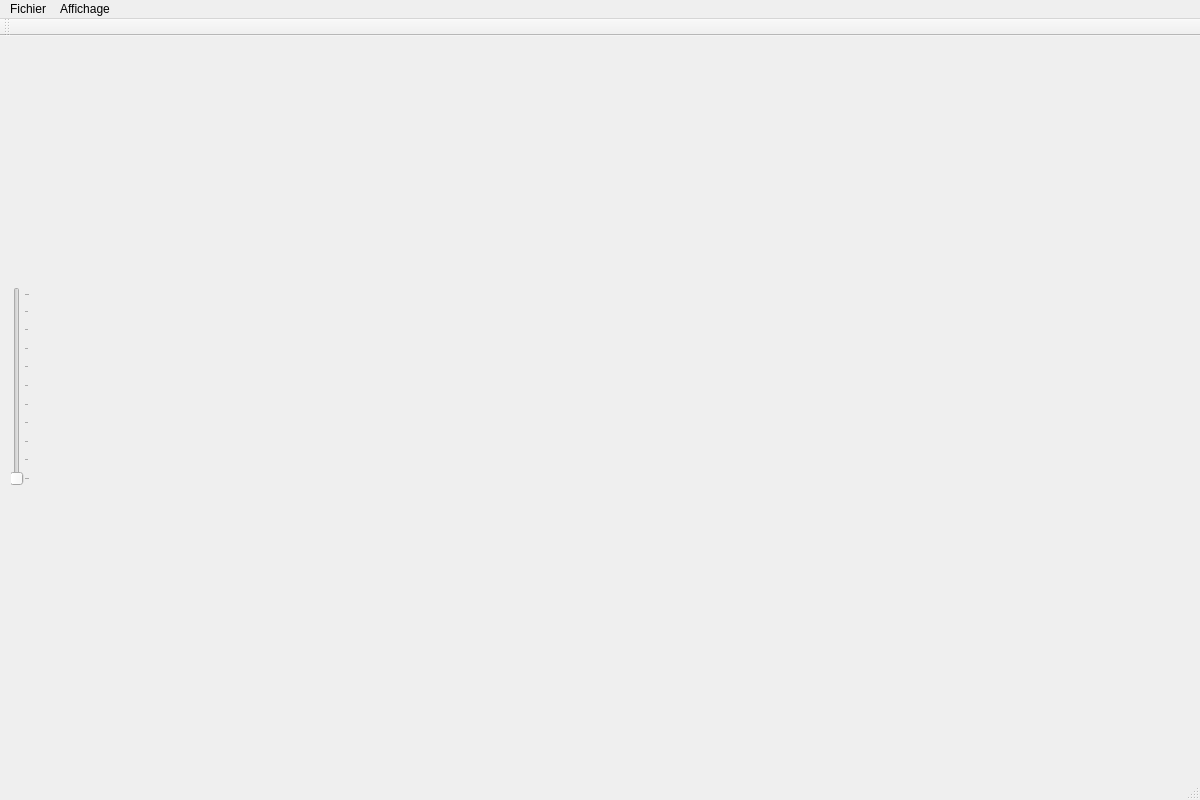
<?xml version="1.0" encoding="UTF-8"?>
<ui version="4.0">
 <class>MainWindow</class>
 <widget class="QMainWindow" name="MainWindow">
  <property name="geometry">
   <rect>
    <x>0</x>
    <y>0</y>
    <width>1200</width>
    <height>800</height>
   </rect>
  </property>
  <property name="windowTitle">
   <string>MainWindow</string>
  </property>
  <widget class="QWidget" name="centralWidget">
   <widget class="QWidget" name="verticalLayoutWidget">
    <property name="geometry">
     <rect>
      <x>0</x>
      <y>240</y>
      <width>41</width>
      <height>221</height>
     </rect>
    </property>
    <layout class="QVBoxLayout" name="verticalLayout">
     <item>
      <widget class="QSlider" name="slider">
       <property name="orientation">
        <enum>Qt::Vertical</enum>
       </property>
       <property name="tickPosition">
        <enum>QSlider::TicksBelow</enum>
       </property>
      </widget>
     </item>
    </layout>
   </widget>
   <widget class="QWidget" name="gridLayoutWidget">
    <property name="geometry">
     <rect>
      <x>50</x>
      <y>0</y>
      <width>1151</width>
      <height>761</height>
     </rect>
    </property>
    <layout class="QGridLayout" name="gridLayout"/>
   </widget>
  </widget>
  <widget class="QMenuBar" name="menuBar">
   <property name="geometry">
    <rect>
     <x>0</x>
     <y>0</y>
     <width>1200</width>
     <height>25</height>
    </rect>
   </property>
   <widget class="QMenu" name="menuFichier">
    <property name="title">
     <string>Fichier</string>
    </property>
    <addaction name="actionOuvrir"/>
    <addaction name="actionSauvegarder"/>
   </widget>
   <widget class="QMenu" name="menuAffichage">
    <property name="title">
     <string>Affichage</string>
    </property>
    <addaction name="actionVolumique"/>
    <addaction name="actionSurfacique"/>
    <addaction name="actionPersonnalise"/>
   </widget>
   <addaction name="menuFichier"/>
   <addaction name="menuAffichage"/>
  </widget>
  <widget class="QToolBar" name="mainToolBar">
   <attribute name="toolBarArea">
    <enum>TopToolBarArea</enum>
   </attribute>
   <attribute name="toolBarBreak">
    <bool>false</bool>
   </attribute>
  </widget>
  <widget class="QStatusBar" name="statusBar"/>
  <action name="actionOuvrir">
   <property name="text">
    <string>Ouvrir</string>
   </property>
  </action>
  <action name="actionSauvegarder">
   <property name="text">
    <string>Sauvegarder</string>
   </property>
  </action>
  <action name="actionVolumique">
   <property name="checkable">
    <bool>true</bool>
   </property>
   <property name="checked">
    <bool>false</bool>
   </property>
   <property name="text">
    <string>Volumique</string>
   </property>
  </action>
  <action name="actionSurfacique">
   <property name="checkable">
    <bool>true</bool>
   </property>
   <property name="text">
    <string>Surfacique</string>
   </property>
  </action>
  <action name="actionPersonnalise">
   <property name="checkable">
    <bool>true</bool>
   </property>
   <property name="checked">
    <bool>true</bool>
   </property>
   <property name="text">
    <string>Personnalisé</string>
   </property>
  </action>
 </widget>
 <layoutdefault spacing="6" margin="11"/>
 <resources/>
 <connections/>
</ui>
